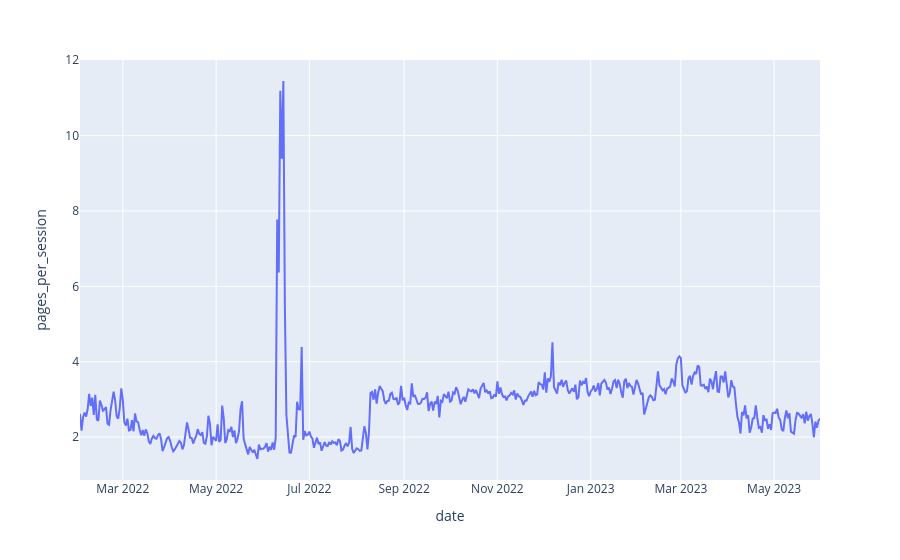

Here is the notebook cell this chart was saved with:
### Code cell
# rec_academy graph
px.line(rec_academy, x = 'date', y = 'pages_per_session')

### Figure 1 — Plotly figure (JSON) as saved in the notebook; plotly's stock layout.template omitted (floating-point values rounded to 4 significant figures; data arrays with more than 128 entries replaced by an {"elided": "..."} marker saying what was removed)
{"data": [{"hovertemplate": "date=%{x}<br>pages_per_session=%{y}<extra></extra>", "legendgroup": "", "line": {"color": "#636efa", "dash": "solid"}, "marker": {"symbol": "circle"}, "mode": "lines", "name": "", "orientation": "v", "showlegend": false, "type": "scatter", "x": {"elided": "485 str values"}, "xaxis": "x", "y": {"elided": "485 float values"}, "yaxis": "y"}], "layout": {"legend": {"tracegroupgap": 0}, "margin": {"t": 60}, "xaxis": {"anchor": "y", "domain": [0, 1], "title": {"text": "date"}}, "yaxis": {"anchor": "x", "domain": [0, 1], "title": {"text": "pages_per_session"}}}}
